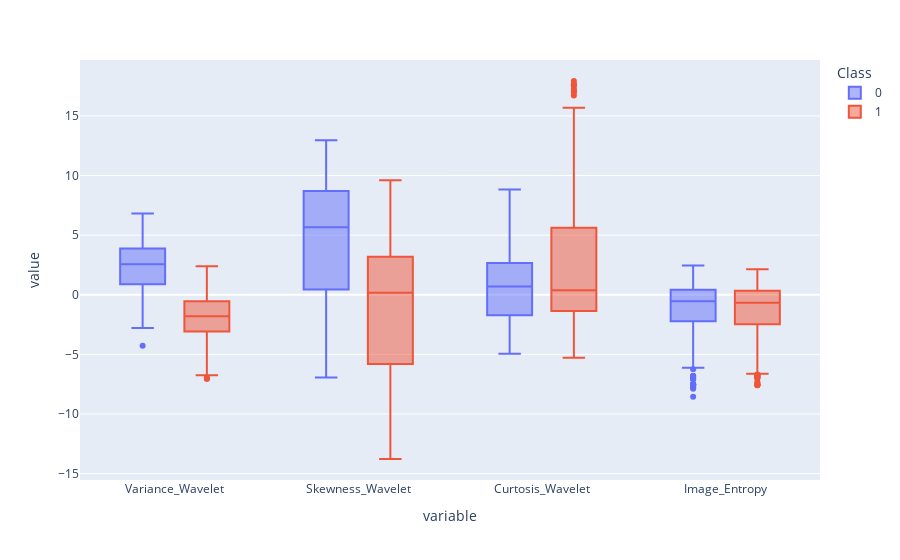

Notebook cell for this chart:
### Code cell
fig = px.box(df,color='Class')
fig.show()

### Figure 1 — Plotly figure (JSON) as saved in the notebook; plotly's stock layout.template omitted (floating-point values rounded to 4 significant figures; data arrays with more than 128 entries replaced by an {"elided": "..."} marker saying what was removed)
{"data": [{"alignmentgroup": "True", "hovertemplate": "Class=0<br>variable=%{x}<br>value=%{y}<extra></extra>", "legendgroup": "0", "marker": {"color": "#636efa"}, "name": "0", "notched": false, "offsetgroup": "0", "orientation": "v", "showlegend": true, "type": "box", "x": {"elided": "3048 str values"}, "x0": " ", "xaxis": "x", "y": {"elided": "3048 float values"}, "y0": " ", "yaxis": "y"}, {"alignmentgroup": "True", "hovertemplate": "Class=1<br>variable=%{x}<br>value=%{y}<extra></extra>", "legendgroup": "1", "marker": {"color": "#EF553B"}, "name": "1", "notched": false, "offsetgroup": "1", "orientation": "v", "showlegend": true, "type": "box", "x": {"elided": "2440 str values"}, "x0": " ", "xaxis": "x", "y": {"elided": "2440 float values"}, "y0": " ", "yaxis": "y"}], "layout": {"boxmode": "group", "legend": {"title": {"text": "Class"}, "tracegroupgap": 0}, "margin": {"t": 60}, "xaxis": {"anchor": "y", "domain": [0, 1], "title": {"text": "variable"}}, "yaxis": {"anchor": "x", "domain": [0, 1], "title": {"text": "value"}}}}
